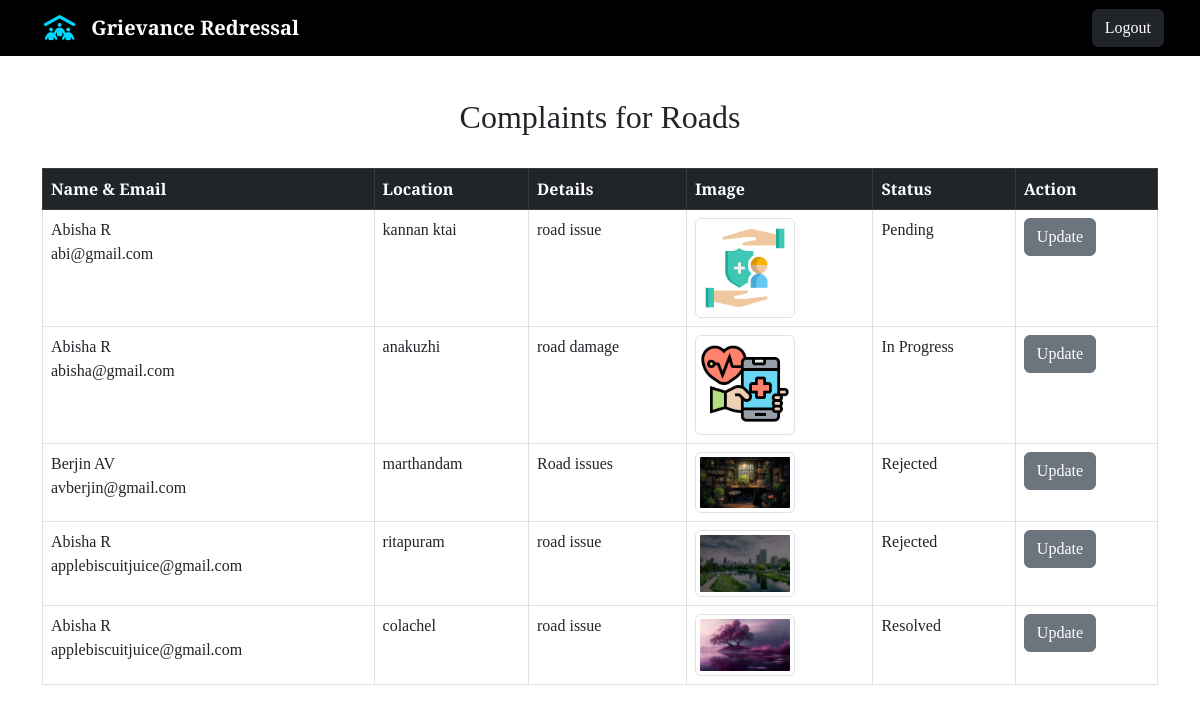
The app's page /department/Roads/ with its own data.
### user/models.py (models this page shows, shortened)
class Complaint(models.Model):
    name = models.CharField(max_length=100)
    mobile_number = models.CharField(max_length=15)
    email = models.EmailField()
    location = models.TextField()
    complaint_type = models.CharField(max_length=50, choices=DEPARTMENT_CHOICES)
    details = models.TextField()
    image = models.ImageField(upload_to='complaint_photos/', blank=True, null=True)
    created_at = models.DateTimeField(auto_now_add=True)
    status = models.CharField(max_length=20, choices=status_choices, default='Pending')

### department/views.py (the view)
# urls.py: path('department/<str:department_name>/', views.department_complaints, name='department-complaints'),
def department_complaints(request, department_name):
    complaints = Complaint.objects.filter(complaint_type=department_name)
    return render(request, 'department/complaints.html', {'complaints': complaints, 'department_name': department_name})

### department/templates/department/complaints.html (shortened to what this page needs)
<!DOCTYPE html>
{% load static %}
<html lang="en">
<head>
  <link href="https://cdn.jsdelivr.net/npm/bootstrap@5.3.0-alpha1/dist/css/bootstrap.min.css" rel="stylesheet">
  <link rel="stylesheet" href="{% static "css/style.css" %}">
  <link rel="stylesheet" href="https://cdnjs.cloudflare.com/ajax/libs/font-awesome/6.7.2/css/all.min.css" />
  <link rel="stylesheet" href="https://cdn.jsdelivr.net/npm/bootstrap-icons/font/bootstrap-icons.css">
</head>
<body class="index" style="padding-top:50px;">
  <nav class="navbar navbar-expand-lg navbar-dark bg-dark fixed-top">
    <div class="container-fluid ms-3 me-3">
      <a class="navbar-brand fw-bold"  href="#"><i class="fa-solid fa-people-roof fa-lg mx-3" style="color: #00d9ff;"></i>Grievance Redressal</a>
      <div class="collapse navbar-collapse" id="navbarNav">
        <ul class="navbar-nav ms-auto ">
          <li class="nav-item px-2">
            <form class="logout" action="{% url "user:logout" %}" method="post">
                <button class="btn btn-dark">Logout</button>
            </form>
          </li>
        </ul>
      </div>
    </div>
  </nav>
  <div class="container mt-5">
    <h2 class="text-center">Complaints for {{ department_name }}</h2>
    <div class="table-responsive">
        <table class="table table-bordered mt-4">
            <thead class="table-dark">
                <tr>
                    <th>Name & Email</th>
                    <th>Location</th>
                    <th>Details</th>
                    <th>Image</th>
                    <th>Status</th>
                    <th>Action</th>
                </tr>
            </thead>
            <tbody>
                {% for complaint in complaints %}
                <tr>
                    <td>{{ complaint.name }} <br>{{complaint.email}}</td>
                    <td>{{ complaint.location }}</td>
                    <td>{{ complaint.details }}</td>
                    <td>
                        {% if complaint.image %}
                        <img src="{{ complaint.image.url }}"
                          alt="Complaint Image"
                          class="img-thumbnail"
                          style="width: 100px; cursor: pointer;"
                          data-bs-toggle="modal"
                          data-bs-target="#imageModal{{ complaint.id }}">
                        {% else %}
                        No Image
                        {% endif %}
                    </td>
                    <td>{{ complaint.status }}</td>
                    <td>
                        <a href="{% url 'department:update_complaint_status' complaint.id %}" class="btn btn-secondary">Update</a>
                    </td>
                </tr>
                {% endfor %}
            </tbody>
        </table>
    </div>
  </div>
</body>
</html>

### static/css/style.css (style rules this page uses)
body { font-family: "Vollkorn" ; }
.navbar { background-color: black !important; }
.navbar-brand, .nav-link { color: white !important; }

### records on screen
Complaint: name "Abisha R", email "abi@gmail.com", location "kannan ktai", details "road issue", image (picture), status "Pending"
Complaint: name "Abisha R", email "abisha@gmail.com", location "anakuzhi", details "road damage", image (picture), status "In Progress"
Complaint: name "Berjin AV", email "avberjin@gmail.com", location "marthandam", details "Road issues", image (picture), status "Rejected"
Complaint: name "Abisha R", email "applebiscuitjuice@gmail.com", location "ritapuram", details "road issue", image (picture), status "Rejected"
Complaint: name "Abisha R", email "applebiscuitjuice@gmail.com", location "colachel", details "road issue", image (picture), status "Resolved"

### other values on screen
{{ department_name }} "Roads"
